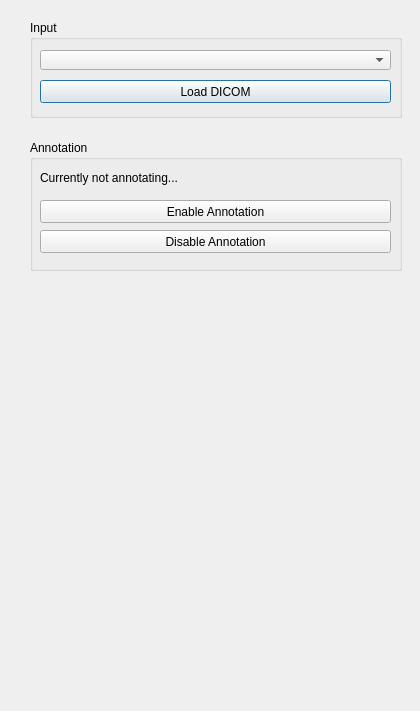
<?xml version="1.0" encoding="UTF-8"?>
<ui version="4.0">
 <class>Dialog</class>
 <widget class="QDialog" name="Dialog">
  <property name="geometry">
   <rect>
    <x>0</x>
    <y>0</y>
    <width>420</width>
    <height>711</height>
   </rect>
  </property>
  <property name="windowTitle">
   <string>Dialog</string>
  </property>
  <widget class="QGroupBox" name="groupBox_2">
   <property name="geometry">
    <rect>
     <x>30</x>
     <y>20</y>
     <width>372</width>
     <height>98</height>
    </rect>
   </property>
   <property name="maximumSize">
    <size>
     <width>16777215</width>
     <height>98</height>
    </size>
   </property>
   <property name="title">
    <string>Input</string>
   </property>
   <widget class="QComboBox" name="dicom_dropdown">
    <property name="geometry">
     <rect>
      <x>10</x>
      <y>30</y>
      <width>351</width>
      <height>20</height>
     </rect>
    </property>
   </widget>
   <widget class="QPushButton" name="load_dicom_button">
    <property name="geometry">
     <rect>
      <x>10</x>
      <y>60</y>
      <width>351</width>
      <height>23</height>
     </rect>
    </property>
    <property name="text">
     <string>Load DICOM</string>
    </property>
   </widget>
  </widget>
  <widget class="QGroupBox" name="groupBox">
   <property name="geometry">
    <rect>
     <x>30</x>
     <y>140</y>
     <width>372</width>
     <height>131</height>
    </rect>
   </property>
   <property name="toolTip">
    <string>&lt;html&gt;&lt;head/&gt;&lt;body&gt;&lt;p&gt;j6tyjt&lt;/p&gt;&lt;/body&gt;&lt;/html&gt;</string>
   </property>
   <property name="title">
    <string>Annotation</string>
   </property>
   <widget class="QPushButton" name="enable_annotation_button">
    <property name="geometry">
     <rect>
      <x>10</x>
      <y>60</y>
      <width>351</width>
      <height>23</height>
     </rect>
    </property>
    <property name="text">
     <string>Enable Annotation</string>
    </property>
   </widget>
   <widget class="QLabel" name="annotation_label">
    <property name="geometry">
     <rect>
      <x>10</x>
      <y>30</y>
      <width>211</width>
      <height>16</height>
     </rect>
    </property>
    <property name="text">
     <string>Currently not annotating...</string>
    </property>
   </widget>
   <widget class="QPushButton" name="disable_annotation_button">
    <property name="geometry">
     <rect>
      <x>10</x>
      <y>90</y>
      <width>351</width>
      <height>23</height>
     </rect>
    </property>
    <property name="text">
     <string>Disable Annotation</string>
    </property>
   </widget>
  </widget>
  <widget class="qMRMLMarkupsFiducialProjectionPropertyWidget" name="MRMLMarkupsFiducialProjectionPropertyWidget">
   <property name="geometry">
    <rect>
     <x>40</x>
     <y>290</y>
     <width>355</width>
     <height>86</height>
    </rect>
   </property>
  </widget>
 </widget>
 <customwidgets>
  <customwidget>
   <class>qMRMLWidget</class>
   <extends>QWidget</extends>
   <header>qMRMLWidget.h</header>
   <container>1</container>
  </customwidget>
  <customwidget>
   <class>qMRMLMarkupsFiducialProjectionPropertyWidget</class>
   <extends>qMRMLWidget</extends>
   <header>qMRMLMarkupsFiducialProjectionPropertyWidget.h</header>
  </customwidget>
 </customwidgets>
 <resources/>
 <connections/>
</ui>
